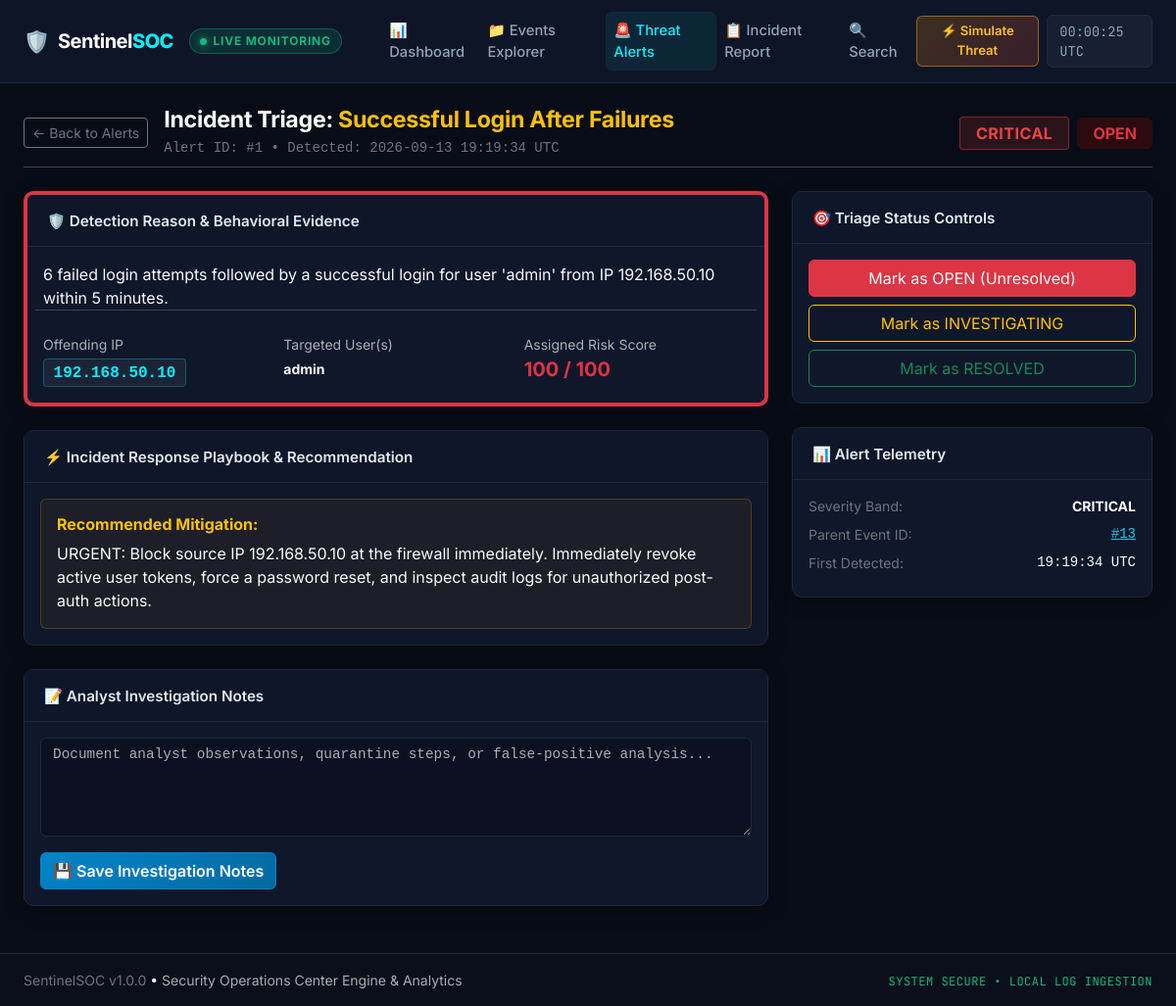
The page /alert/1 on the database its author committed.
### models/security_event.py (models this page shows, shortened)
class SecurityAlert(db.Model):
    __tablename__ = 'security_alerts'
    id = db.Column(db.Integer, primary_key=True, autoincrement=True)
    event_id = db.Column(db.Integer, db.ForeignKey('security_events.id', ondelete='CASCADE'), nullable=False)
    threat_type = db.Column(db.String(100), nullable=False, index=True)
    severity = db.Column(db.String(20), nullable=False, index=True)
    risk_score = db.Column(db.Integer, nullable=False, index=True)
    reason = db.Column(db.Text, nullable=False)
    recommended_action = db.Column(db.Text, nullable=True)
    investigation_notes = db.Column(db.Text, nullable=True)
    status = db.Column(db.String(20), default='open', nullable=False, index=True)  # open, investigating, resolved
    source_ip = db.Column(db.String(45), nullable=True, index=True)
    affected_users = db.Column(db.String(500), nullable=True)
    detection_timestamp = db.Column(db.DateTime, default=utc_now, nullable=False, index=True)
    resolved_at = db.Column(db.DateTime, nullable=True)
    created_at = db.Column(db.DateTime, default=utc_now, nullable=False)
    event = db.relationship('SecurityEvent', back_populates='alerts')

### routes/dashboard.py (the view)
@dashboard_bp.route('/alert/<int:alert_id>')
def alert_detail(alert_id):
    alert = db.session.get(SecurityAlert, alert_id)
    if not alert:
        abort(404)
    return render_template('alert_detail.html', alert=alert)

### templates/alert_detail.html (shortened to what this page needs)
{% extends "base.html" %}
{% block content %}
<div class="d-flex justify-content-between align-items-center mb-4 pb-2 border-bottom border-secondary-subtle">
    <div class="d-flex align-items-center gap-3">
        <a href="/alerts" class="btn btn-sm btn-outline-secondary">&larr; Back to Alerts</a>
        <div>
            <h3 class="soc-page-title mb-0">
                Incident Triage: <span class="text-warning">{{ alert.threat_type.replace('_', ' ').title() }}</span>
            </h3>
            <span class="text-secondary small font-monospace">Alert ID: #{{ alert.id }} &bull; Detected: {{ alert.detection_timestamp.strftime('%Y-%m-%d %H:%M:%S UTC') if alert.detection_timestamp else '-' }}</span>
        </div>
    </div>
    <div class="d-flex align-items-center gap-2">
        <span class="badge soc-badge-{{ alert.severity.lower() }} px-3 py-2 fs-6">{{ alert.severity }}</span>
        <span class="badge {% if alert.status == 'open' %}bg-danger-subtle text-danger{% elif alert.status == 'investigating' %}bg-warning-subtle text-warning{% else %}bg-success-subtle text-success{% endif %} px-3 py-2 fs-6">
            {{ alert.status|upper }}
        </span>
    </div>
</div>
<div class="row g-4">
    <div class="col-lg-8">
        <div class="card soc-card mb-4 border-start border-4 {% if alert.risk_score >= 80 %}border-danger{% elif alert.risk_score >= 60 %}border-warning{% elif alert.risk_score >= 30 %}border-info{% else %}border-secondary{% endif %}">
            <div class="card-header soc-card-header">
                <span class="card-header-title">🛡️ Detection Reason & Behavioral Evidence</span>
            </div>
            <div class="card-body">
                <p class="fs-6 text-light mb-3">{{ alert.reason }}</p>
                <div class="row g-3 text-secondary small pt-2 border-top border-secondary-subtle">
                    <div class="col-md-4">
                        <span class="d-block text-muted">Offending IP</span>
                        <span class="badge font-monospace soc-ip-badge fs-6 mt-1">{{ alert.source_ip or 'unknown' }}</span>
                    </div>
                    <div class="col-md-4">
                        <span class="d-block text-muted">Targeted User(s)</span>
                        <strong class="text-light d-block mt-1">{{ alert.affected_users or 'System/Unspecified' }}</strong>
                    </div>
                    <div class="col-md-4">
                        <span class="d-block text-muted">Assigned Risk Score</span>
                        <strong class="fs-5 {% if alert.risk_score >= 80 %}text-danger{% elif alert.risk_score >= 60 %}text-warning{% else %}text-info{% endif %}">
                            {{ alert.risk_score }} / 100
                        </strong>
                    </div>
                </div>
            </div>
        </div>
        <div class="card soc-card mb-4">
            <div class="card-header soc-card-header">
                <span class="card-header-title">⚡ Incident Response Playbook & Recommendation</span>
            </div>
            <div class="card-body">
                <div class="soc-recommendation-box p-3 rounded">
                    <h6 class="text-warning fw-bold mb-2">Recommended Mitigation:</h6>
                    <p class="text-light mb-0">{{ alert.recommended_action }}</p>
                </div>
            </div>
        </div>
        <div class="card soc-card mb-4">
            <div class="card-header soc-card-header">
                <span class="card-header-title">📝 Analyst Investigation Notes</span>
            </div>
            <div class="card-body">
                <div class="mb-3">
                    <textarea class="form-control soc-input font-monospace" id="analystNotes" rows="4"
                              placeholder="Document analyst observations, quarantine steps, or false-positive analysis...">{{ alert.investigation_notes or '' }}</textarea>
                </div>
                <button type="button" class="btn btn-primary soc-btn-primary" onclick="saveAnalystNotes({{ alert.id }})">
                    💾 Save Investigation Notes
                </button>
            </div>
        </div>
    </div>
    <div class="col-lg-4">
        <div class="card soc-card mb-4">
            <div class="card-header soc-card-header">
                <span class="card-header-title">🎯 Triage Status Controls</span>
            </div>
            <div class="card-body d-flex flex-column gap-2">
                <button class="btn btn-outline-danger w-100 {% if alert.status == 'open' %}active{% endif %}"
                        onclick="updateAlertStatus({{ alert.id }}, 'open')">
                    Mark as OPEN (Unresolved)
                </button>
                <button class="btn btn-outline-warning w-100 {% if alert.status == 'investigating' %}active{% endif %}"
                        onclick="updateAlertStatus({{ alert.id }}, 'investigating')">
                    Mark as INVESTIGATING
                </button>
                <button class="btn btn-outline-success w-100 {% if alert.status == 'resolved' %}active{% endif %}"
                        onclick="updateAlertStatus({{ alert.id }}, 'resolved')">
                    Mark as RESOLVED
                </button>
            </div>
        </div>
        <div class="card soc-card mb-4">
            <div class="card-header soc-card-header">
                <span class="card-header-title">📊 Alert Telemetry</span>
            </div>
            <div class="card-body small text-secondary">
                <div class="mb-2 d-flex justify-content-between">
                    <span>Severity Band:</span>
                    <strong class="text-light">{{ alert.severity }}</strong>
                </div>
                <div class="mb-2 d-flex justify-content-between">
                    <span>Parent Event ID:</span>
                    <a href="/event/{{ alert.event_id }}" class="font-monospace text-info">#{{ alert.event_id }}</a>
                </div>
                <div class="mb-2 d-flex justify-content-between">
                    <span>First Detected:</span>
                    <span class="text-light font-monospace">{{ alert.detection_timestamp.strftime('%H:%M:%S UTC') if alert.detection_timestamp else '-' }}</span>
                </div>
            </div>
        </div>
    </div>
</div>
{% endblock %}

### static/css/style.css (style rules this page uses)
:root { --soc-bg: #080c16; --soc-card-bg: #0f172a; --soc-card-hover: #131e36; --soc-border: #1e293b; --soc-border-subtle: #24324a; --soc-text: #f8fafc; --soc-text-secondary: #94a3b8; --soc-text-muted: #64748b; --soc-critical: #ef4444; --soc-high: #f59e0b; --soc-medium: #06b6d4; --soc-low: #64748b; --soc-success: #10b981; --soc-accent-cyan: #00f0ff; --soc-accent-purple: #8b5cf6; }
body.soc-body { background-color: var(--soc-bg); color: var(--soc-text); font-family: 'Inter', -apple-system, BlinkMacSystemFont, 'Segoe UI', Roboto, sans-serif; min-height: 100vh; display: flex; flex-direction: column; }
.soc-page-title { color: #fff; font-weight: 700; font-size: 1.45rem; letter-spacing: -0.3px; }
.soc-card { background-color: var(--soc-card-bg); border: 1px solid var(--soc-border); border-radius: 10px; box-shadow: 0 4px 20px rgba(0, 0, 0, 0.25); transition: transform 0.2s ease, box-shadow 0.2s ease, border-color 0.2s ease; }
.soc-card-header { background-color: rgba(15, 23, 42, 0.7); border-bottom: 1px solid var(--soc-border); padding: 0.85rem 1.25rem; border-top-left-radius: 10px; border-top-right-radius: 10px; }
.card-header-title { font-size: 0.95rem; font-weight: 600; color: #e2e8f0; }
.soc-badge-critical { background-color: rgba(239, 68, 68, 0.15) !important; color: #ef4444 !important; border: 1px solid rgba(239, 68, 68, 0.4); font-size: 0.75rem; font-weight: 700; letter-spacing: 0.5px; padding: 0.35rem 0.6rem; border-radius: 4px; }
.soc-ip-badge { background-color: rgba(30, 41, 59, 0.8) !important; color: var(--soc-accent-cyan) !important; border: 1px solid rgba(0, 240, 255, 0.25); padding: 0.35rem 0.6rem; font-size: 0.82rem; border-radius: 4px; }
.soc-btn-primary { background: linear-gradient(135deg, #0284c7, #0369a1); border: 1px solid #0284c7; color: #fff; font-weight: 600; transition: all 0.2s; }
.soc-input, .soc-select { background-color: #0b1120; border: 1px solid var(--soc-border); color: #f1f5f9; font-size: 0.9rem; }
.soc-recommendation-box { background: rgba(245, 158, 11, 0.06); border: 1px solid rgba(245, 158, 11, 0.25); }

### rows shown on the page
SecurityAlert: threat_type.replace "Successful Login After Failures", id "1", detection_timestamp "2026-09-13 19:19:34 UTC", severity "CRITICAL", status "OPEN", reason "6 failed login attempts followed by a successful login for user 'admin' from IP 192.168.50.10 within 5 minutes.", source_ip "192.168.50.10", affected_users "admin", risk_score "100", recommended_action "URGENT: Block source IP 192.168.50.10 at the firewall immediately. Immediately revoke active user tokens, force a password reset, and inspect audit logs for unauthorized post-auth actions.", event_id "13", detection_timestamp "19:19:34 UTC"
